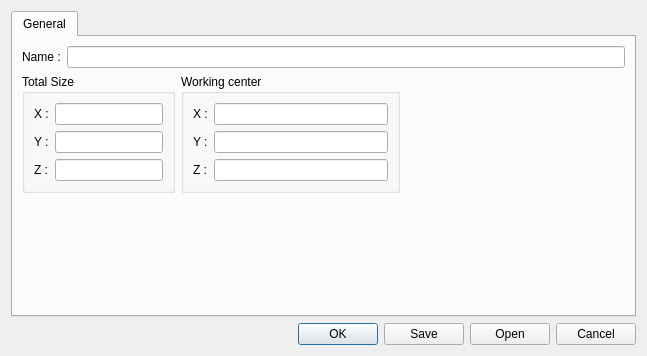
<?xml version="1.0" encoding="UTF-8"?>
<ui version="4.0">
 <class>Machine</class>
 <widget class="QDialog" name="Machine">
  <property name="geometry">
   <rect>
    <x>0</x>
    <y>0</y>
    <width>647</width>
    <height>356</height>
   </rect>
  </property>
  <property name="windowTitle">
   <string>Dialog</string>
  </property>
  <layout class="QGridLayout" name="gridLayout">
   <item row="2" column="0">
    <widget class="QDialogButtonBox" name="buttonBox">
     <property name="standardButtons">
      <set>QDialogButtonBox::Cancel|QDialogButtonBox::Ok|QDialogButtonBox::Open|QDialogButtonBox::Save</set>
     </property>
    </widget>
   </item>
   <item row="0" column="0">
    <widget class="QTabWidget" name="configTabWidget">
     <property name="currentIndex">
      <number>0</number>
     </property>
     <widget class="QWidget" name="generalTab">
      <attribute name="title">
       <string>General</string>
      </attribute>
      <layout class="QGridLayout" name="gridLayout_3">
       <item row="2" column="1" colspan="3">
        <widget class="QGroupBox" name="groupBox">
         <property name="title">
          <string>Total Size</string>
         </property>
         <layout class="QGridLayout" name="gridLayout_4">
          <item row="1" column="0">
           <widget class="QLabel" name="label_2">
            <property name="text">
             <string>Y :</string>
            </property>
           </widget>
          </item>
          <item row="0" column="0">
           <widget class="QLabel" name="label_3">
            <property name="text">
             <string>X :</string>
            </property>
           </widget>
          </item>
          <item row="0" column="1">
           <widget class="QLineEdit" name="lineEdit_3"/>
          </item>
          <item row="1" column="1">
           <widget class="QLineEdit" name="lineEdit_2"/>
          </item>
          <item row="2" column="0">
           <widget class="QLabel" name="label_7">
            <property name="text">
             <string>Z :</string>
            </property>
           </widget>
          </item>
          <item row="2" column="1">
           <widget class="QLineEdit" name="lineEdit_7"/>
          </item>
         </layout>
        </widget>
       </item>
       <item row="5" column="3">
        <spacer name="verticalSpacer">
         <property name="orientation">
          <enum>Qt::Vertical</enum>
         </property>
         <property name="sizeHint" stdset="0">
          <size>
           <width>20</width>
           <height>40</height>
          </size>
         </property>
        </spacer>
       </item>
       <item row="2" column="5">
        <spacer name="horizontalSpacer">
         <property name="orientation">
          <enum>Qt::Horizontal</enum>
         </property>
         <property name="sizeHint" stdset="0">
          <size>
           <width>40</width>
           <height>20</height>
          </size>
         </property>
        </spacer>
       </item>
       <item row="1" column="1" colspan="5">
        <layout class="QHBoxLayout" name="horizontalLayout">
         <item>
          <widget class="QLabel" name="label">
           <property name="text">
            <string>Name :</string>
           </property>
          </widget>
         </item>
         <item>
          <widget class="QLineEdit" name="lineEdit"/>
         </item>
        </layout>
       </item>
       <item row="2" column="4">
        <widget class="QGroupBox" name="groupBox_2">
         <property name="title">
          <string>Working center</string>
         </property>
         <layout class="QGridLayout" name="gridLayout_5">
          <item row="1" column="0">
           <widget class="QLabel" name="label_5">
            <property name="text">
             <string>Y :</string>
            </property>
           </widget>
          </item>
          <item row="0" column="0">
           <widget class="QLabel" name="label_4">
            <property name="text">
             <string>X :</string>
            </property>
           </widget>
          </item>
          <item row="1" column="1">
           <widget class="QLineEdit" name="lineEdit_5"/>
          </item>
          <item row="0" column="1">
           <widget class="QLineEdit" name="lineEdit_4"/>
          </item>
          <item row="2" column="0">
           <widget class="QLabel" name="label_6">
            <property name="text">
             <string>Z :</string>
            </property>
           </widget>
          </item>
          <item row="2" column="1">
           <widget class="QLineEdit" name="lineEdit_6"/>
          </item>
         </layout>
        </widget>
       </item>
      </layout>
     </widget>
    </widget>
   </item>
  </layout>
 </widget>
 <resources/>
 <connections/>
</ui>
